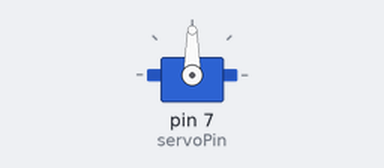
A sketch run on a simulated Arduino Uno, built with avr-gcc and run on an emulated ATmega328P. On the bench: servo.

Above: at 0.1 s.
At 5.9 s:
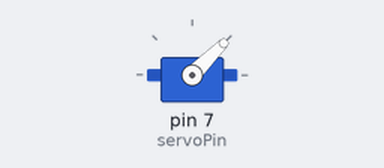
At 22.3 s:
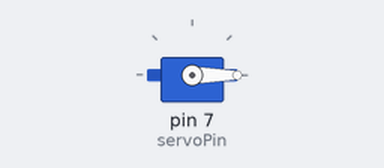
Timing chart, 0 to 23.8 s (numbered marks = the images above):
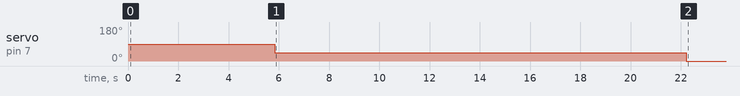

The sketch:

drawingbot.ino
```cpp
#include <Servo.h>

int servoPin = 7;  //servo control pin
int PEN_DOWN = 45; // angle of servo when pen is down
int PEN_UP = 0;   // angle of servo when pen is up

Servo penServo;

float wheel_dia=64.5; //diameter of the wheel in mm
float wheel_dia_correction = 2.0; // positive spiral out; negative spiral in
float wheel_base=119; //width wheel to wheel in mm
float wheel_base_correction_l = 0; //correction for left trun
float wheel_base_correction_r = 0; //correction for right turn

int steps_rev=512; //512 for 64x gearbox, 128 for 16x gearbox
int delay_time=2; //time between steps in ms

int L_stepper_pins[] = {2,4,3,5};
int R_stepper_pins[] = {8, 10, 9, 11};

int fwd_mask[][4] =  {{1, 0, 1, 0},
                      {0, 1, 1, 0},
                      {0, 1, 0, 1},
                      {1, 0, 0, 1}};

int rev_mask[][4] =  {{1, 0, 0, 1},
                      {0, 1, 0, 1},
                      {0, 1, 1, 0},
                      {1, 0, 1, 0}};

void setup() {
  Serial.begin(115200);
  for(int pin=0; pin<4; pin++){
    pinMode(L_stepper_pins[pin], OUTPUT);
    digitalWrite(L_stepper_pins[pin], LOW);
    pinMode(R_stepper_pins[pin], OUTPUT);
    digitalWrite(R_stepper_pins[pin], LOW);
  }
  penServo.attach(servoPin);
  delay(5000);

/* Insert here the drawing commands */
/************************************/
/* Auto generated drawingbot commands */
/* Paste them into your drawingbot sketch */
/* Auto generated drawingbot commands */
/* Paste them into your drawingbot sketch */
backward(30);
pendown();
forward(70);
right(60);
forward(70);
right(60);
forward(70);
right(60);
forward(70);
right(60);
forward(70);
right(60);
forward(70);
right(60);
penup();
/* End Auto generated drawing bot commands */
/* End Auto generated drawing bot commands */
/************************************/
  done();
}

int step(float distance){
  int steps = distance * steps_rev / ((wheel_dia + wheel_dia_correction) * 3.14159);
  return steps;
}

void move(float distance, int mask_l[4][4], int mask_r[4][4]) {
  int steps = step(distance);
  for(int step=0; step<steps; step++){
    for(int mask=0; mask<4; mask++){
      for(int pin=0; pin<4; pin++){
        digitalWrite(L_stepper_pins[pin], mask_l[mask][pin]);
        digitalWrite(R_stepper_pins[pin], mask_r[mask][pin]);
      }
      delay(delay_time);
    }
  }
}

void forward(float distance){
  move(distance, fwd_mask, rev_mask);
}

void backward(float distance){
  move(distance, rev_mask, fwd_mask);
}

void right(float degrees){
  float rotation = degrees / 360.0;
  float distance = (wheel_base + wheel_base_correction_r) * 3.14159 * rotation;
  move(distance, fwd_mask, fwd_mask);
}

void left(float degrees){
  float rotation = degrees / 360.0;
  float distance = (wheel_base + wheel_base_correction_l) * 3.14159 * rotation;
  move(distance, rev_mask, rev_mask);
}

void done(){ // unlock stepper to save battery
  for(int mask=0; mask<4; mask++){
    for(int pin=0; pin<4; pin++){
      digitalWrite(R_stepper_pins[pin], LOW);
      digitalWrite(L_stepper_pins[pin], LOW);
    }
    delay(delay_time);
  }
}

void penup(){
  delay(250);
  penServo.write(PEN_UP);
  delay(250);
}

void pendown(){
  delay(250);
  penServo.write(PEN_DOWN);
  delay(250);
}

void loop(){}
```
